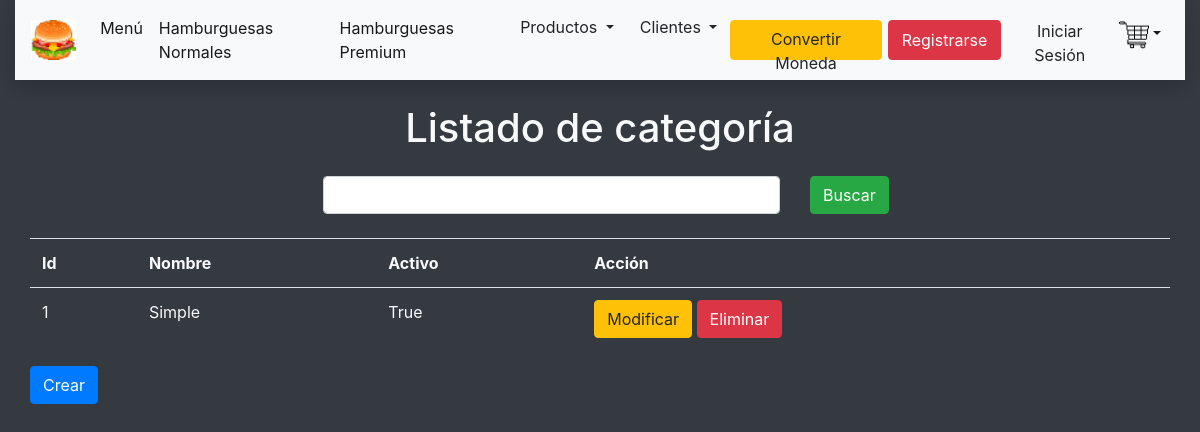
The app's page /listarCategoria with its own data.
### hamburgame/models.py (models this page shows, shortened)
class Categoria(models.Model):
    id = models.IntegerField(primary_key = True)
    nombre = models.CharField(max_length=50)
    activo = models.BooleanField()

### hamburgame/views.py (the view)
# urls.py: path('listarCategoria', listarCategoria, name="listarCategoria"),
def listarCategoria(request):
    categorias = Categoria.objects.all() # select * from Categoria
    if request.method == 'POST':
        buscar = request.POST['txtBuscar'] ## startswith endswith
        categorias = Categoria.objects.filter(nombre__contains = buscar).order_by('activo', 'nombre') # select * from Categoria where nombre like '%patron%'
    contexto = { 'categorias' : categorias  }
    return render(request, 'listarCategoria.html', contexto)

### hamburgame/templates/listarCategoria.html (shortened to what this page needs)
{% extends "plantillaBase.html" %} {% block titulo %} {{ 'Listado de categoría' }} {% endblock %} {% block tituloPestana %} {{ 'Listado de categoría' }} {% endblock %} {% block contenido %}
<form method="post">
    <div class="row mt-4 justify-content-center">
        <div class="col-5">
            <input type="text" name="txtBuscar" class="form-control">
        </div>
        <div class="col-1">
            <input type="submit" class="btn btn-success" value="Buscar">
        </div>
    </div>
</form>
<div class="row mt-4">
    <div class="col-12">
        <table class="table">
            <tr class="text-light">
                <th>Id</th>
                <th>Nombre</th>
                <th>Activo</th>
                <th>Acción</th>
            </tr>
            {% for categoria in categorias %}
            <tr class="text-light">
                <td>{{ categoria.id }}</td>
                <td>{{ categoria.nombre }}</td>
                <td>{{ categoria.activo }}</td>
                <td>
                    <a href="{% url 'modificarCategoria' categoria.id %}" class="btn btn-warning">Modificar</a>
                    <a href="{% url 'eliminarCategoria' categoria.id %}" class="btn btn-danger">Eliminar</a>
                </td>
            </tr>
            {% endfor %}
        </table>
    </div>
</div>
<div class="row">
    <div class="col-12">
    <a href="{% url 'crearCategoria' %}" class="btn btn-primary">Crear</a>
    </div>
</div>
{% endblock%}

### records on screen
Categoria: id "1", nombre "Simple", activo "True"

### other values on screen
{{ 'Listado de categoría' }} "Listado de categoría"
